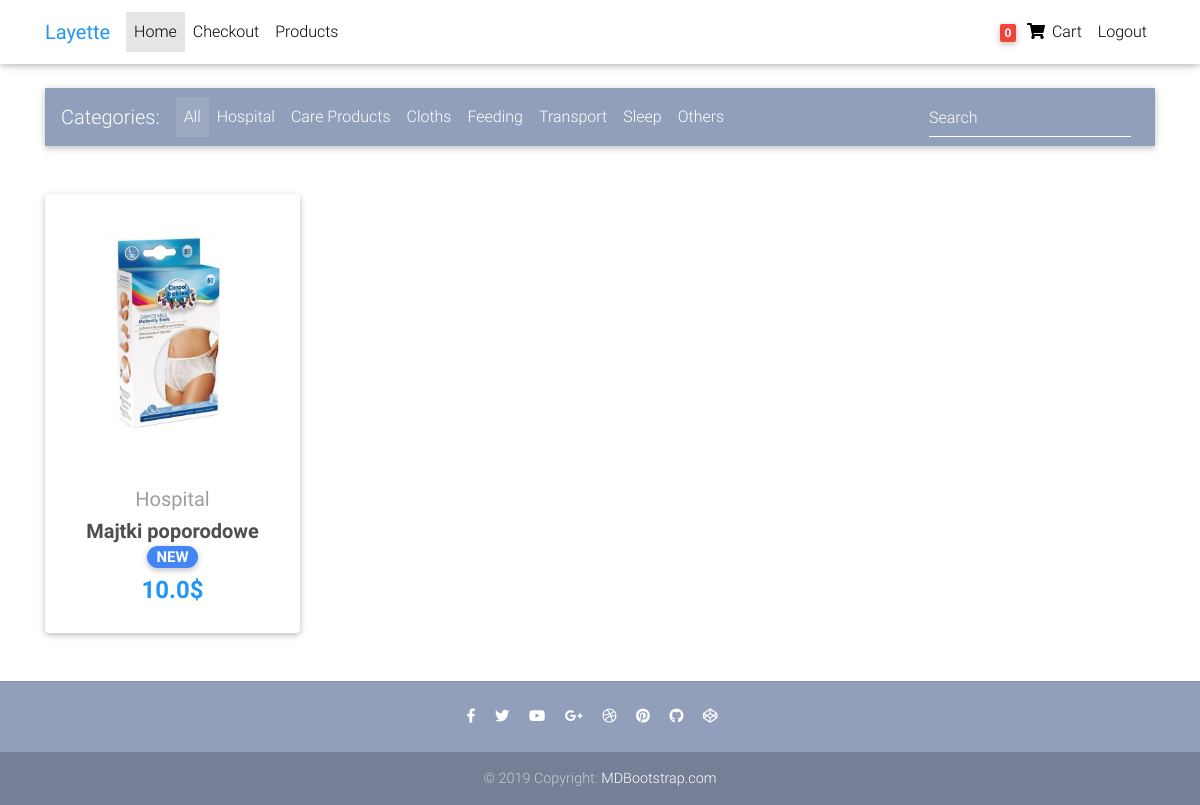
Page /?category=H (signed in) on the committed database.
### shop_app/models.py (models this page shows, shortened)
class Order(models.Model):
    user = models.ForeignKey(settings.AUTH_USER_MODEL,
                             on_delete=models.CASCADE)
    ref_code = models.CharField(max_length=20)
    items = models.ManyToManyField(OrderItem)
    start_date = models.DateTimeField(auto_now_add=True)
    ordered_date = models.DateTimeField()
    ordered = models.BooleanField(default=False)
    billing_address = models.ForeignKey(
        'Address', related_name='billing_address', on_delete=models.SET_NULL, blank=True, null=True)
    shipping_address = models.ForeignKey(
        'Address', related_name='shipping_address', on_delete=models.SET_NULL, blank=True, null=True)
    payment = models.ForeignKey(
        'Payment', on_delete=models.SET_NULL, blank=True, null=True
    )
    coupon = models.ForeignKey(
        'Coupon', on_delete=models.SET_NULL, blank=True, null=True
    )
    being_delivered = models.BooleanField(default=False)
    received = models.BooleanField(default=False)
    refund_requested = models.BooleanField(default=False)
    refund_granted = models.BooleanField(default=False)

class Item(models.Model):
    title = models.CharField(_('Title'), max_length=100)
    price = models.FloatField(_('Price'),)
    discount_price = models.FloatField(_('Discount price'),blank=True, null=True)
    category = models.CharField(_('Category'),choices=CATEGORY_CHOICES, max_length=2)
    label = models.CharField(_('Label'), choices=LABEL_CHOICES, max_length=1)
    slug = models.SlugField()
    description = models.TextField(_('Description'),)
    image = models.ImageField(_('Image'),)
    def get_absolute_url(self):
        return reverse("shop_app:product", kwargs={
            'slug': self.slug
        })

### shop_app/views.py (the view)
# urls.py: path('', HomeView.as_view(), name='home'),
class HomeView(ListView):
    model = Item
    paginate_by = 4
    template_name = "home.html"
    def get_queryset(self, *args, **kwargs):
        queryset = Item.objects.all()
        category = self.request.GET.get("category")
        if category:
            queryset = Item.objects.all().filter(category=category)
        return queryset

### shop_app/templatetags/cart_template_tags.py (called while the page is built)
@register.filter
def cart_item_count(user):
    if user.is_authenticated:
        qs = Order.objects.filter(user=user, ordered=False)
        if qs.exists():
            return qs[0].items.count()
    return 0

### templates/home.html (shortened to what this page needs)
{% extends 'base.html' %}
{% block content %}
<body>
  <main>
    <div class="container">
      <nav class="navbar navbar-expand-lg navbar-dark mdb-color lighten-3 mt-3 mb-5">
        <span class="navbar-brand">Categories:</span>
        <div class="collapse navbar-collapse" id="basicExampleNav">
          <ul class="navbar-nav mr-auto">
            <li class="nav-item active">
              <a class="nav-link" href="{% url 'shop_app:home'%}">All
              </a>
            </li>
            <li class="nav-item">
              <a class="nav-link" name="category" href="{% url 'shop_app:home'%}?category=H" >Hospital</a>
            </li>
            <li class="nav-item">
              <a class="nav-link" name="category" href="{% url 'shop_app:home'%}?category=CP">Care Products</a>
            </li>
            <li class="nav-item">
              <a class="nav-link" name="category" href="{% url 'shop_app:home'%}?category=C">Cloths</a>
            </li>
            <li class="nav-item">
              <a class="nav-link" name="category" href="{% url 'shop_app:home'%}?category=F">Feeding</a>
            </li>
            <li class="nav-item">
              <a class="nav-link" name="category" href="{% url 'shop_app:home'%}?category=T">Transport</a>
            </li>
            <li class="nav-item">
              <a class="nav-link" name="category" href="{% url 'shop_app:home'%}?category=S">Sleep</a>
            </li>
            <li class="nav-item">
              <a class="nav-link" name="category" href="{% url 'shop_app:home'%}?category=O">Others</a>
            </li>
          </ul>
          <form class="form-inline">
            <div class="md-form my-0">
              <input class="form-control mr-sm-2" type="text" placeholder="Search" aria-label="Search">
            </div>
          </form>
        </div>
      </nav>
      <section class="text-center mb-4">
        <div class="row wow fadeIn">
          {% for item in object_list %}
          <div class="col-lg-3 col-md-6 mb-4">
            <div class="card">
              <div class="view overlay">
                <img src="{{ item.image.url }}" class="card-img-top">
              </div>
              <div class="card-body text-center">
                <a href="" class="grey-text">
                  <h5>{{ item.get_category_display }}</h5>
                </a>
                <h5>
                  <strong>
                    <a href="{{ item.get_absolute_url }}" class="dark-grey-text">{{ item.title }}
                      <span class="badge badge-pill {{ item.get_label_display }}-color">NEW</span>
                    </a>
                  </strong>
                </h5>
                <h4 class="font-weight-bold blue-text">
                  <strong>
                    {% if item.discount_price %}
                    <del>{{ item.price }}$</del>
                    {{ item.discount_price }}$
                    {% else %}
                    {{ item.price }}$
                    {% endif %}
                  </strong>
                </h4>
              </div>
            </div>
          </div>
          {% endfor %}
        </div>
      </section>
    </div>
  </main>
</body>
{% endblock content %}

### templates/navbar.html (shortened to what this page needs)
{% load cart_template_tags %}
<nav class="navbar fixed-top navbar-expand-lg navbar-light white scrolling-navbar">
    <div class="container">
        <a class="navbar-brand waves-effect" href="{% url 'shop_app:home' %}" target="_blank">
            <strong class="blue-text">Layette</strong>
        </a>
        <div class="collapse navbar-collapse" id="navbarSupportedContent">
            <ul class="navbar-nav mr-auto">
                <li class="nav-item active">
                    <a class="nav-link waves-effect" href="/">Home
                    </a>
                </li>
                <li class="nav-item">
                    <a class="nav-link waves-effect" href="/checkout" target="_blank">Checkout</a>
                </li>
                <li class="nav-item">
                    <a class="nav-link waves-effect" href="/products"
                       target="_blank">Products</a>
                </li>
            </ul>
            {% if request.user.is_authenticated %}
            <ul class="navbar-nav nav-flex-icons">
                <li class="nav-item">
                    <a href="{% url 'shop_app:order-summary' %}" class="nav-link waves-effect">
                        <span class="badge red z-depth-1 mr-1"> {{ request.user|cart_item_count }} </span>
                        <i class="fas fa-shopping-cart"></i>
                        <span class="clearfix d-none d-sm-inline-block"> Cart </span>
                    </a>
                </li>
                <li class="nav-item">
                    <a href="{% url 'account_logout' %}" class="nav-link waves-effect">
                        <span class="clearfix d-none d-sm-inline-block">Logout</span>
                    </a>
                </li>
            </ul>
            {% endif %}
        </div>
    </div>
</nav>

### templates/base.html (style rules this page uses)
html, body, header, .carousel { height: 60vh; }

### rows in the picture
Item: image (picture), category "Hospital", title "Majtki poporodowe", price "10.0"

### other values in the picture
{{ request.user|cart_item_count }} "0"
